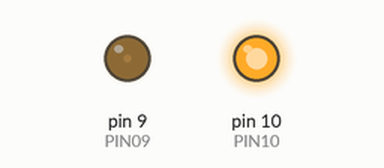
Recording of a sketch running on a simulated Arduino Uno, built with avr-gcc and run on an emulated ATmega328P. Shown: output pins drawn as LEDs (lit = HIGH).

Above: at 0.15 s.
At 9.84 s:
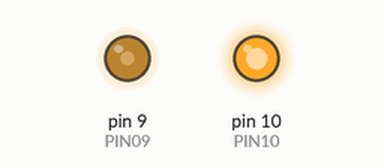
At 19.33 s:
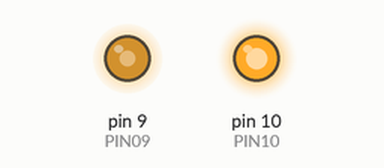
At 38.32 s:
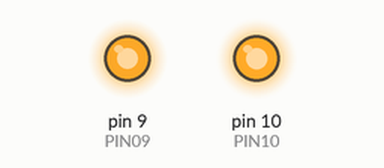
Timing chart, 0 to 40.0 s (numbered marks = the images above):
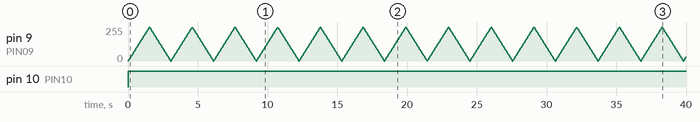

Measured:
- by itself, pin 10 (PIN10): LOW → HIGH at 0.00 s

The sketch:

fade_dual.ino
```cpp
const uint8_t PIN09 = 9;
const uint8_t PIN10 = 10;
uint8_t dutyCycle = 0;
uint8_t change = 5;

// the setup function runs once on power or reset
void setup() {
  // set pins as output
  pinMode(PIN09, OUTPUT);
  pinMode(PIN10, OUTPUT);
  // validate change value to be a factor of 255
  if (255 % change != 0)
    change = 5;
}

// the loop function loops forever
void loop() {
  // set the duty cycle of pins
  analogWrite(PIN09, dutyCycle);
  // inverting using bitwise NOT
  analogWrite(PIN10, ~dutyCycle);
  // change the duty cycle each loop
  dutyCycle += change;
  // reverse direction of changing if limit reached
  if (dutyCycle == 0 || dutyCycle == 255)
    change *= -1;
  // smoothen the change effect
  delay(30);
}
```
